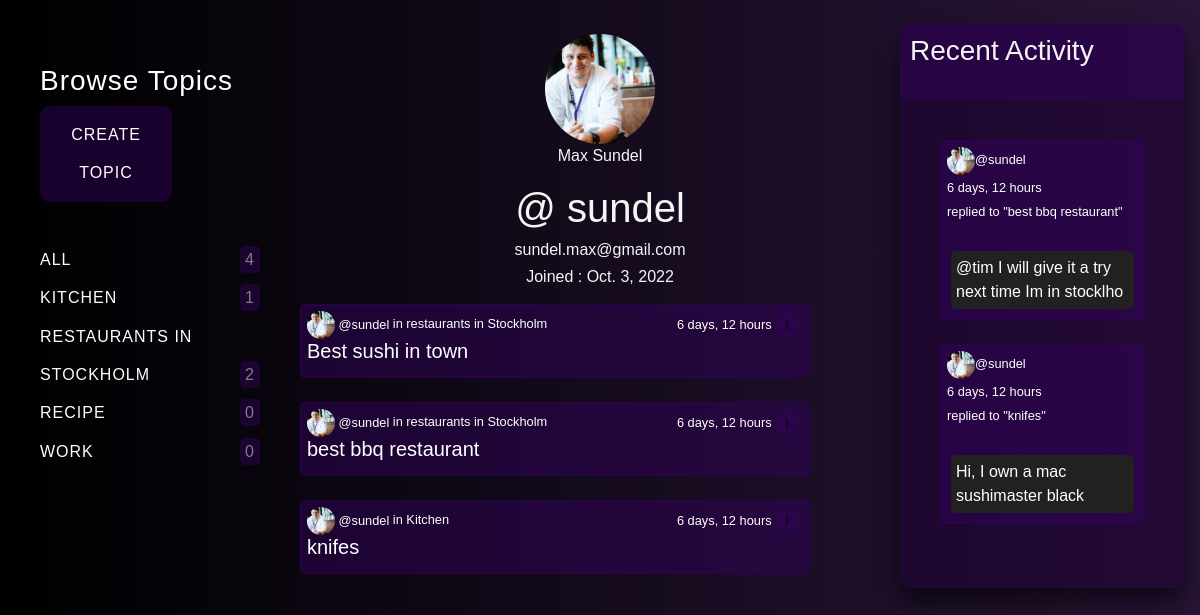
The app's page /profile/1/, older data.
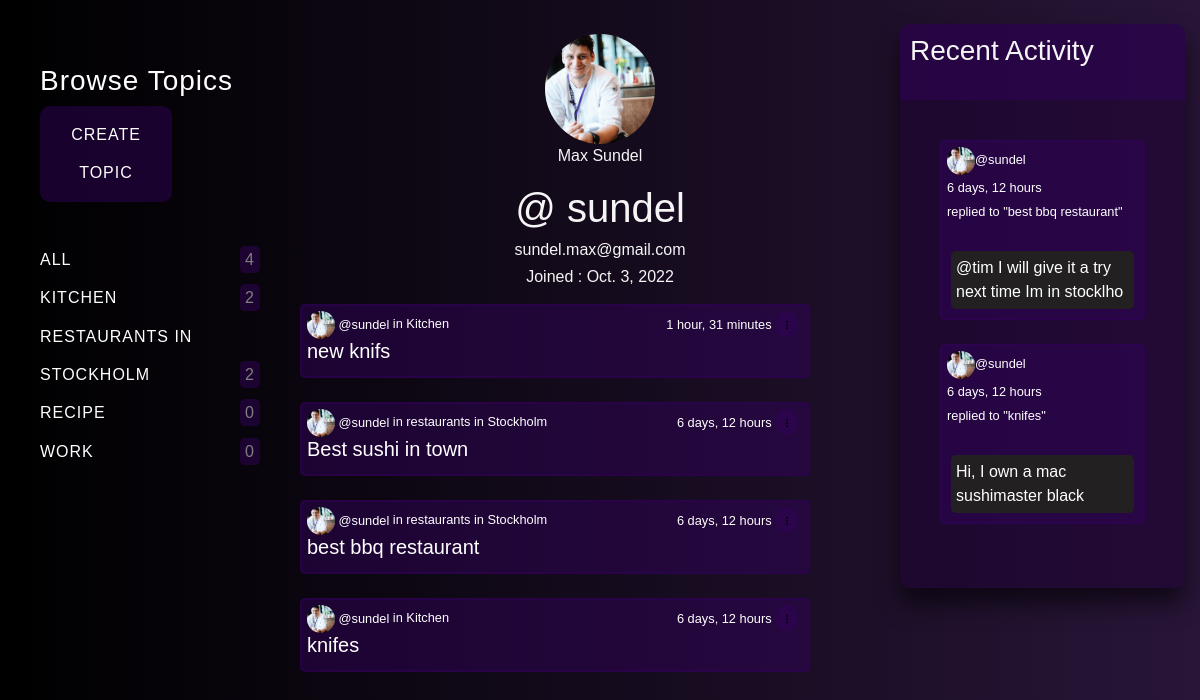
The same page, newer data.
### base/models.py (models this page shows, shortened)
class Topic(models.Model):
    name = models.CharField(max_length=200)

class Room(models.Model):
    host = models.ForeignKey(User, on_delete=models.SET_NULL, null=True)
    topic = models.ForeignKey(Topic, on_delete=models.SET_NULL, null=True)
    name = models.CharField(max_length=200)
    description = models.TextField(null=True, blank=True)
    participants = models.ManyToManyField(User, related_name='participants', blank=True)
    updated = models.DateTimeField(auto_now=True)
    created = models.DateTimeField(auto_now_add=True)
    class Meta:
        ordering = ['-updated', '-created']
    def __str__(self):
        return self.name

class Message(models.Model):
    user = models.ForeignKey(User, on_delete=models.CASCADE)
    room = models.ForeignKey(Room, on_delete=models.CASCADE)
    body = models.TextField()
    updated = models.DateTimeField(auto_now=True)
    created = models.DateTimeField(auto_now_add=True)
    class Meta:
        ordering = ['-updated', '-created']
    def __str__(self):
        return self.body[0:50]

### base/views.py (the view)
# urls.py: path('profile/<str:pk>/', views.userProfile, name='user-profile'),
def userProfile(request, pk):
    user = User.objects.get(id=pk)
    rooms = user.room_set.all()
    room_messages = user.message_set.all()
    topics = Topic.objects.all()
    context = {'user': user, 'rooms': rooms,
               'room_messages': room_messages, 'topics': topics,
               }
    return render(request, 'base/profile.html', context)

### base/templates/base/profile.html (shortened to what this page needs)
{% extends "base.html" %}
{% load static %}
{% block content %}
<div class="profile-container">
    <div>
        {% include 'base/topics_component.html' %}
    </div>
    <div>
        <div class="profile-bio">
            <img class="profile-img" src="/./media/profile.jpg" alt="">
            <p style="color: whitesmoke;">{{user.first_name}} {{user.last_name}}</p>
            <h1 style="color: whitesmoke;">@ {{user.username }}</h1>
            <H6 style="color: whitesmoke;">{{user.email}}</H6>
            <H6 style="color: whitesmoke;"> Joined : {{user.date_joined|date}}</H6>
        </div>
        {% include 'base/feed_component.html' %}
    </div>
    <div>
        {% include 'base/activity_component.html' %}
    </div>
</div>
{% endblock %}

### templates/base.html (shortened to what this page needs)
{% load static %}
<!doctype html>
<html lang="en">
<head>
  {% block corecss %}
  <link rel="stylesheet" href="https://stackpath.bootstrapcdn.com/bootstrap/4.4.1/css/bootstrap.min.css"
>
  <link type="text/css" rel="stylesheet" href="{% static '/css/base.css' %}">
  {% endblock %}
  {% include 'navbar.html' %}
  <main>
    {% block content %}
    {% endblock %}
  </main>
  </body>
</html>

### templates/navbar.html (shortened to what this page needs)
<br>

### base/templates/base/topics_component.html
<div class="topic-feed">
    <h3>Browse Topics</h3>
    <div class="create-btn">
        <a href="{% url 'create-topic' %}">Create topic</a>
    </div>
    <br>
    <div>
        <a href="{% url 'home' %}">All <div class="count-div"><span>{{topics.count}}</span></div></a>
    </div>
    {% for topic in topics %}
    <div>
        <a href="{% url 'home' %}?q={{topic.name}}">{{topic.name}} <div class="count-div"><span>{{topic.room_set.all.count}}</span></div></a>
    </div>
    {% endfor %}
</div>

### base/templates/base/feed_component.html (shortened to what this page needs)
<div class="feed-feed">
    {% for room in rooms %}
    <div class="feed-wrapper">
        <small><a href="{% url 'user-profile' room.host.id %}"><img class="profile-img" src="/./media/profile.jpg" alt="" style="width: 28px; height: 28px;"> @{{room.host.username}}</a></small><small> in {{ room.topic.name }}</small>
        <div class="delete-btn-">
            <small>{{room.created|timesince}}</small>
            <div class="dropdown">
                <button class="dropbtn1" style="color: white;"><img class="profile-img" src="/./media/dots.png" alt="" style="width: 10px; height: 10px;"></button>
            </div>
        </div>
        <h5><a href="{% url 'room' room.id %}">{{room.name}}</a></h5>
    </div>
    <br>
    {% endfor %}
</div>

### base/templates/base/activity_component.html (shortened to what this page needs)
<div class="activity-feed">
    <div class="activity-feed-header">
        <h3 >Recent Activity</h3>
        <br>
    </div>
    <div class="comment-fieald-wrapper">
        {% for message in room_messages %}
        <div class="comment-wrapper">
            <small><a href="{% url 'user-profile' message.user.id %}"><img class="profile-img" src="/./media/profile.jpg" alt="" style="width: 28px; height: 28px;">@{{message.user}}</a>
            </small>
            <br>
            <small>{{message.created|timesince}}</small>
            <br>
            <small>replied to "{{message.room}}"</small>
            <br>
            <br>
            <p class="comment-field">{{message}}</p>
        </div>
        <br>
        {% endfor %}
    </div>
</div>

### static/css/base.css (style rules this page uses)
html { height: 100%; }
.dropdown { position: relative; display: inline-block; }
.home-container, .profile-container { display: grid; grid-template-columns: 1fr 2fr 1fr; }
a { text-decoration: none; color: hsl(0, 0%, 100%); }
.activity-feed, .feed-feed, .topic-feed, .participants-feed hr { color: #fff; }
.dropbtn1 { background-color: rgba(49, 2, 88, 0.5); border: 2px solid rgba(49, 2, 88, 0.5); border-radius: 10px; color: white; font-size: 16px; border: none; }
.topic-feed { letter-spacing: 1px; line-height: 2.4; width: 100%; padding: 40px; }
.topic-feed a { text-transform: uppercase; }
.topic-feed span { color: grey; text-decoration: none; border: none; padding: 5px; background-color: rgba(49, 2, 88, 0.5); border-radius: 20%; height: 1px; }
.create-btn { background-color: rgba(49, 2, 88, 0.5); color: white; padding: 16px; font-size: 16px; border: none; width: 60%; padding: 10px; text-align: center; border-radius: 10px; }
.count-div { float: right; }
.activity-feed, .participants-feed { width: 95%; background: rgba(30, 1, 53, 0.5); box-sizing: border-box; box-shadow: 0 15px 25px rgba(0, 0, 0, .6); border: none; border-radius: 10px; }
.activity-feed-header, .participants-feed-header { background-color: rgba(49, 2, 88, 0.5); margin: 0; color: whitesmoke; padding-top: 10px; padding-left: 10px; border: none; border-top-left-radius: 10px; border-top-right-radius: 10px; }
.comment-fieald-wrapper { padding: 40px; }
.comment-wrapper { padding: 5px; border-radius: 5px; background-color: rgba(49, 2, 88, 0.5); border: 2px solid rgba(49, 2, 88, 0.5); }
.comment-field { background-color: rgb(34, 32, 32); padding: 5px; margin: 4px; border-radius: 5px; }
.delete-btn- { float: right; padding-right: 5px; }
.feed-feed { width: 85%; border: none; border-radius: 10px; }
.feed-wrapper { padding: 5px; border-radius: 5px; background-color: rgba(49, 2, 88, 0.5); border: 2px solid rgba(49, 2, 88, 0.5); }
.profile-bio { margin: auto; padding: 10px; text-align: center; }
.profile-img { height: 110px; width: 110px; border-radius: 50%; }

Row changes from the older to the newer data that the page shows:
computed for Topic "KITCHEN": room_set.all.count "1" → "2"
added Room: host.username "sundel", topic.name "Kitchen", created "1 hour, 31 minutes", name "new knifs"
